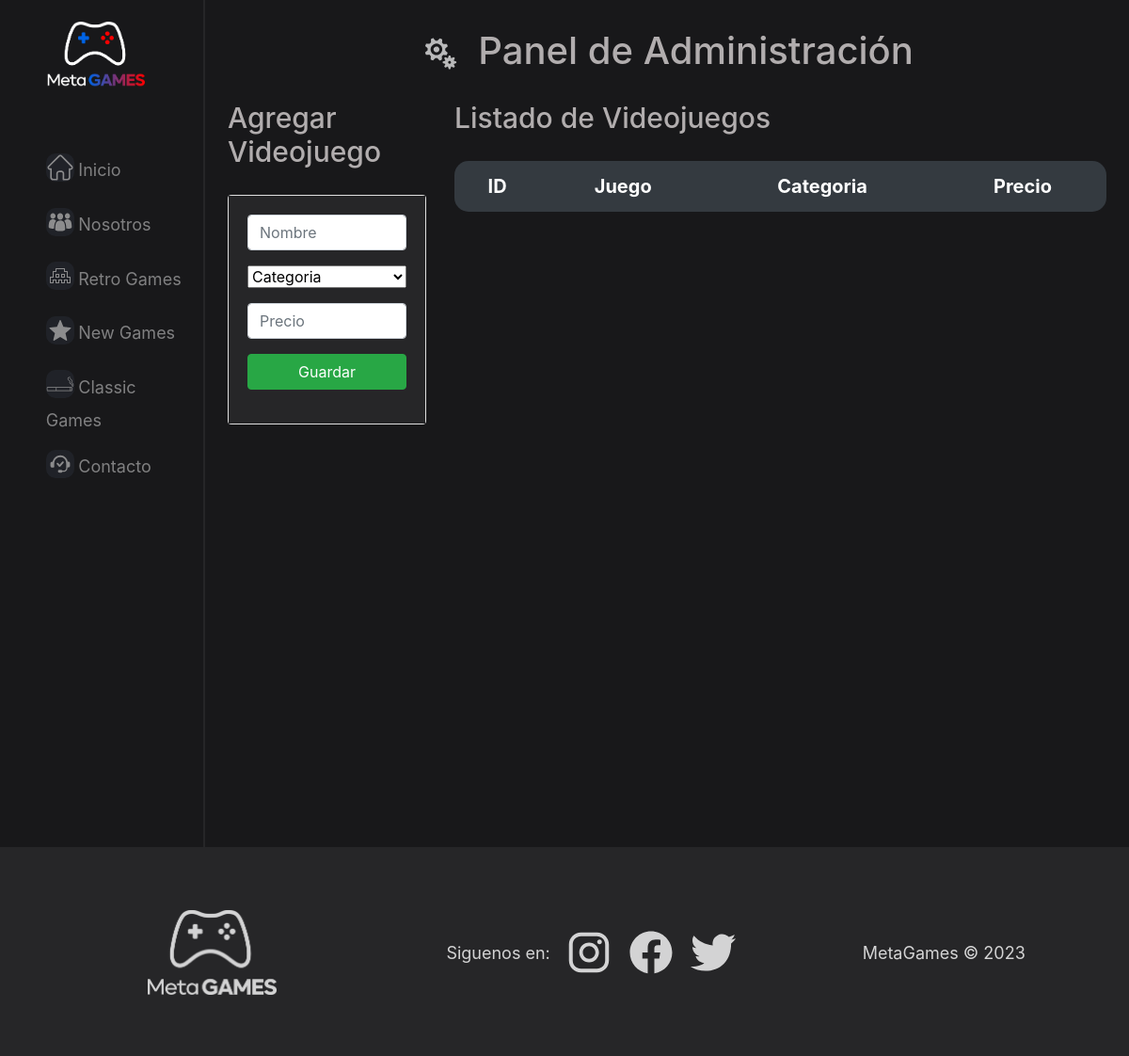
The page /crud on the database as committed earlier.
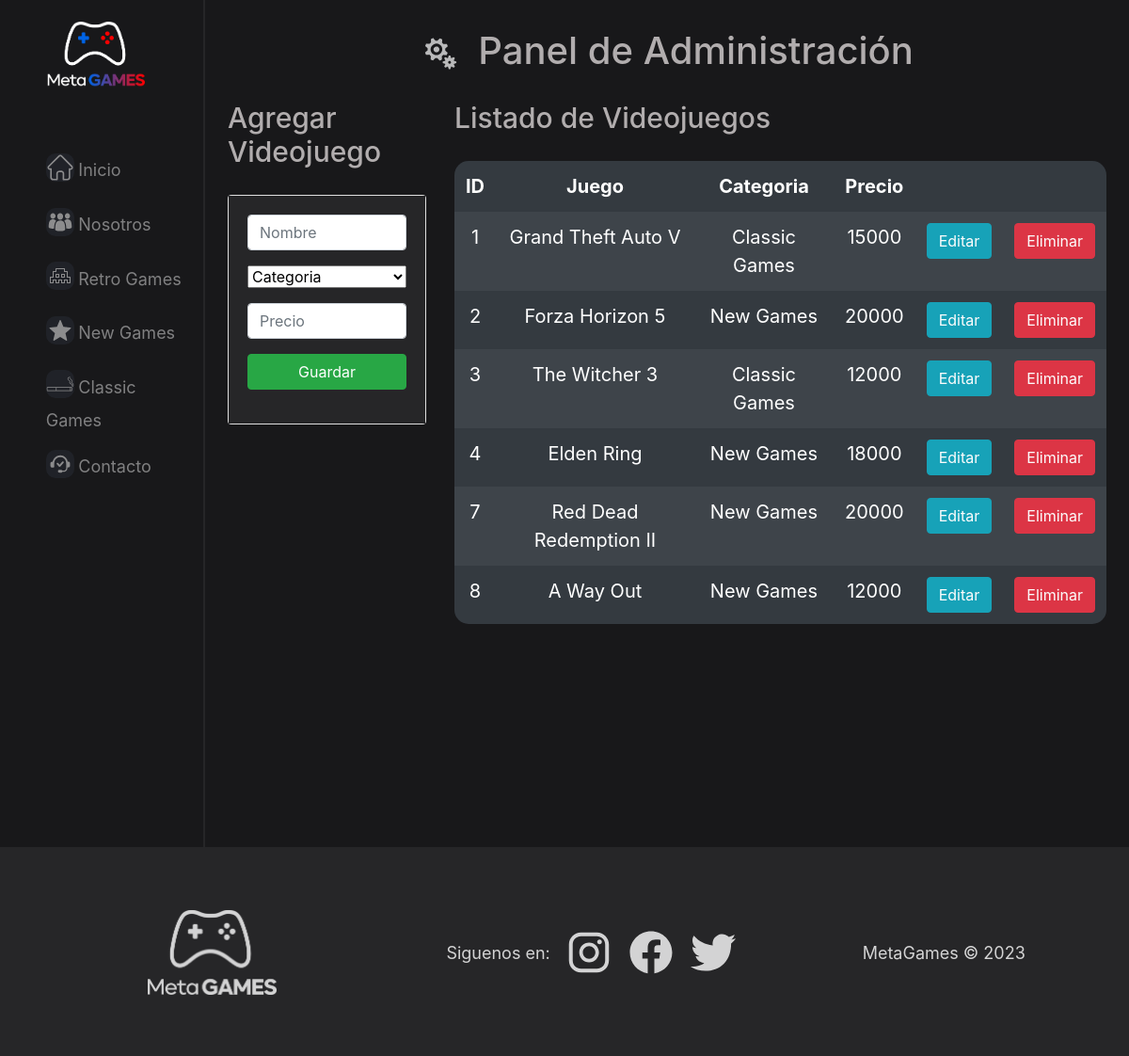
The same page on the database as committed later.
### main/models.py (models this page shows, shortened)
class Juego(models.Model):
    id = models.AutoField(primary_key=True)
    nombre = models.CharField(max_length=50)
    categoria = models.ForeignKey('Categoria',on_delete=models.CASCADE, db_column='idCategoria')
    precio = models.IntegerField()

class Categoria(models.Model):
    id = models.AutoField(db_column='idCategoria', primary_key=True)
    nombre = models.CharField(max_length=50, blank=False, null=False)

### main/views.py (the view)
# urls.py: path('crud', views.crud, name='crud'),
def crud(request):
    juegos = Juego.objects.all()
    categorias = Categoria.objects.all()
    context={"juegos":juegos,"categorias":categorias}
    return render(request, 'main/crud.html', context)

### main/templates/main/crud.html (shortened to what the changed rows need)
{% load static %}
<!DOCTYPE html>
<html lang="en">
<head>
    <link rel="stylesheet" href="{% static 'main/css/styles.css' %}">
    <link rel="stylesheet" href="https://cdn.jsdelivr.net/npm/bootstrap@4.3.1/dist/css/bootstrap.min.css">
    <link rel="stylesheet" href="https://unicons.iconscout.com/release/v4.0.0/css/line.css"   />
</head>
<body class="cuerpo">
    <main class="contenido">
        <br>
        <div class="row">
            <div class="col-sm-12 col-md-6 col-lg-3 col-xl-3">
                <h2 class="subtitulo">Agregar Videojuego</h2>
                <br>
            </div>
            <div class="col-sm-12 col-md-6 col-lg-9 col-xl-9">
                <h2 class="subtitulo">Listado de Videojuegos</h2>
                    <table class="table table-striped table-borderless table-dark" id="listadojuegos">
                        <thead>
                            <tr>
                                <th>ID</th>
                                <th>Juego</th>
                                <th>Categoria</th>
                                <th>Precio</th>
                            </tr>
                        </thead>
                        <tbody>
                            {% for juego in juegos %}
                            <tr>
                                <td>{{juego.id}}</td>
                                <td>{{juego.nombre}}</td>
                                <td>{{juego.categoria.nombre}}</td>
                                <td>{{juego.precio}}</td>
                                <td><a href="editar/{{juego.id}}" class="btn btn-info">Editar</a></td>
                                <td><a href="eliminar/{{juego.id}}" class="btn btn-danger btnEliminacion">Eliminar</a></td>
                            </tr>
                            {% endfor %}
                        </tbody>
                    </table>
            </div>
        </div>
    </main>
</body>
</html>

Rows that differ between the two databases and show on the page:
added Juego: id "1", nombre "Grand Theft Auto V", categoria.nombre "Classic Games", precio "15000"
added Juego: id "2", nombre "Forza Horizon 5", categoria.nombre "New Games", precio "20000"
added Juego: id "3", nombre "The Witcher 3", categoria.nombre "Classic Games", precio "12000"
added Juego: id "4", nombre "Elden Ring", categoria.nombre "New Games", precio "18000"
added Juego: id "7", nombre "Red Dead Redemption II", categoria.nombre "New Games", precio "20000"
added Juego: id "8", nombre "A Way Out", categoria.nombre "New Games", precio "12000"
